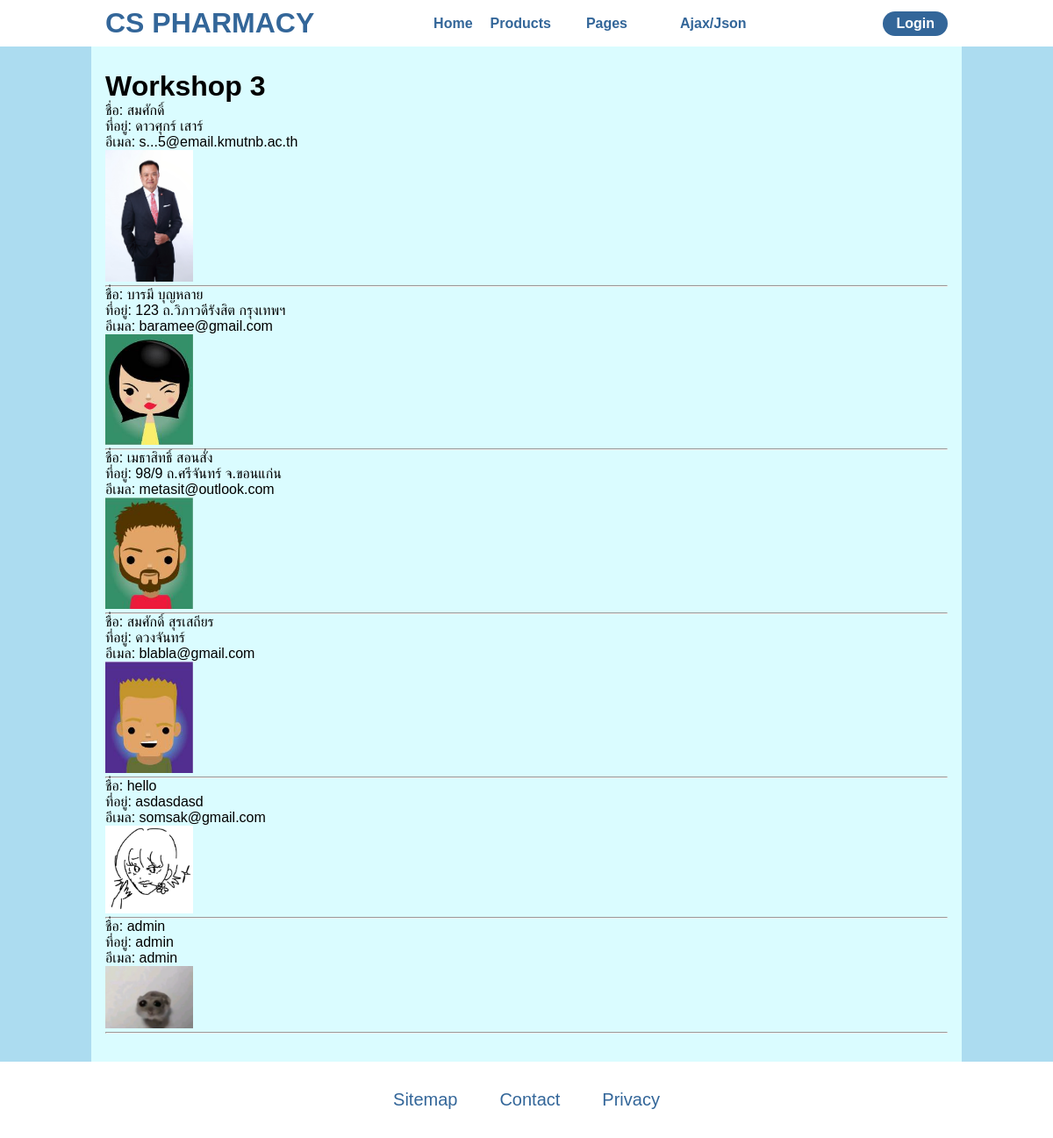
The page /ws3.php on the database its author committed.
### tables this page shows
CREATE TABLE `member` (
  `username` varchar(15) NOT NULL,
  `password` varchar(15) NOT NULL,
  `name` varchar(100) NOT NULL,
  `address` varchar(255) NOT NULL,
  `mobile` varchar(30) NOT NULL,
  `email` varchar(30) DEFAULT NULL
);

### ws3.php (the view, shortened to what this page needs)
<?php include "php/connect.php" ?>
<!DOCTYPE html>
<html>
    <head>
        <link href="styles/styles.css" rel="stylesheet" type="text/css" />
    </head>
    <body>
        <?php include "components/navbar.php"; ?>
        <main>
            <h1>Workshop 3</h1>
            <?php
                $stmt = $pdo->prepare("SELECT username, name, address, email FROM member");
                $stmt->execute();
            ?>
            <?php while ($row = $stmt->fetch()) : ?>
                ชื่อ: <?=$row["name"]?> <br>
                ที่อยู่: <?=$row["address"]?> <br>
                อีเมล: <?=$row["email"]?> <br>
                <img src='images/member_photo/<?=$row["username"]?>.jpg' width=100 > <br>
                <hr>
            <?php endwhile; ?>
        </main>
        <?php include "components/footer.php"; ?>
    </body>
</html>

### styles/styles.css (style rules this page uses)
* { margin: 0; padding: 0; }
html, body { font-family: sans-serif; background-color: #acdcf0; }
main { margin: 3rem auto 0; padding: 2rem 1rem; min-height: 80vh; width: 90%; background-color: #dafcff; }
@media only screen and (min-width: 1024px) { main { width: 80%; } }

### rows shown on the page
member: name "สมศักดิ์", address "ดาวศุกร์ เสาร์", email "s...5@email.kmutnb.ac.th", username (picture)
member: name "บารมี บุญหลาย", address "123 ถ.วิภาวดีรังสิต กรุงเทพฯ", email "baramee@gmail.com", username (picture)
member: name "เมธาสิทธิ์ สอนสั่ง", address "98/9 ถ.ศรีจันทร์ จ.ขอนแก่น", email "metasit@outlook.com", username (picture)
member: name "สมศักดิ์ สุรเสถียร", address "ดวงจันทร์", email "blabla@gmail.com", shows a picture
member: name "hello", address "asdasdasd", email "somsak@gmail.com", shows a picture
member: name "admin", address "admin", email "admin", username (picture)
